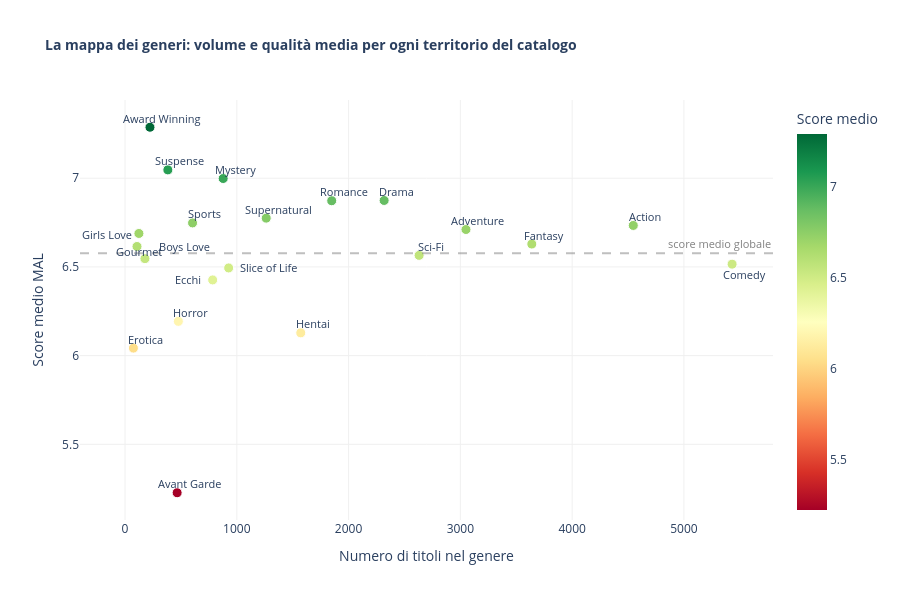

Notebook code cell kept with this figure:
### Markdown cell above
## I punti di riferimento: dalla mappa dei generi alla Hall of Fame

Ogni navigazione parte da una visione d'insieme. Prima di scegliere un titolo specifico, vale la pena capire com'è fatto il territorio: quanti generi esistono, quanto sono grandi, quanto sono affidabili in termini di qualità media. Solo dopo aver capito la struttura del catalogo ha senso chiedersi: quali sono i titoli migliori al suo interno?

Il grafico che segue mappa tutti i generi su due assi: quanti anime esistono per quel genere (quanto è popolato il territorio) e qual è il loro punteggio medio (quanto è affidabile come zona di esplorazione). Un genere in alto a destra ha molti titoli di alta qualità: è un territorio ricco e consolidato. Un genere in alto a sinistra ha pochi titoli ma molto buoni: è una nicchia preziosa. Per chi vuole allargare la propria mappa, questo grafico mostra dove vale la pena guardare.

### Code cell
import plotly.express as px

det_g = details.dropna(subset=['genres', 'score']).copy()
det_g['genre'] = det_g['genres'].str[2:-2].str.split("', '")
det_g = det_g.explode('genre')
det_g = det_g[det_g['genre'].str.strip() != '']

genre_stats = (
    det_g.groupby('genre')
    .agg(n_titoli=('mal_id', 'count'), score_medio=('score', 'mean'))
    .query('n_titoli >= 30')
    .sort_values('score_medio', ascending=False)
    .reset_index()
)

score_mean = genre_stats['score_medio'].mean()

fig = px.scatter(
    genre_stats,
    x='n_titoli',
    y='score_medio',
    color='score_medio',
    color_continuous_scale='RdYlGn',
    hover_name='genre',
    hover_data={'n_titoli': True, 'score_medio': ':.2f'},
    labels={
        'n_titoli': 'Numero di titoli nel genere',
        'score_medio': 'Score medio MAL',
    },
    title='<b>La mappa dei generi: volume e qualità media per ogni territorio del catalogo</b>',
)

fig.update_traces(
    marker=dict(size=10, line=dict(color='white', width=1)),
)

# Offset custom per i generi sovrapposti, default per gli altri
custom_offsets = {
    'Girls Love':   dict(xshift=-30, yshift=12),
    'Boys Love':    dict(xshift=40,  yshift=12),
    'Gourmet':      dict(xshift=0,   yshift=-18),
    'Ecchi':        dict(xshift=-25, yshift=0),
    'Slice of Life':dict(xshift=40,  yshift=0),
    'Comedy':       dict(xshift=12,  yshift=-10),
}
default_offset = dict(xshift=12, yshift=9)

for _, row in genre_stats.iterrows():
    off = custom_offsets.get(row['genre'], default_offset)
    fig.add_annotation(
        x=row['n_titoli'],
        y=row['score_medio'],
        text=row['genre'],
        showarrow=False,
        font=dict(size=11),
        **off,
    )

fig.add_hline(
    y=score_mean,
    line_dash='dash',
    line_color='grey',
    opacity=0.5,
    annotation_text='score medio globale',
    annotation_position='top right',
    annotation_font_size=11,
    annotation_font_color='grey',
)

fig.update_layout(
    font_size=12,
    title_font_size=14,
    coloraxis_colorbar=dict(title='Score medio'),
    plot_bgcolor='white',
    paper_bgcolor='white',
    xaxis=dict(showgrid=True, gridcolor='#f0f0f0', zeroline=False),
    yaxis=dict(showgrid=True, gridcolor='#f0f0f0', zeroline=False),
    height=600,
)

fig.show()

### Figure 1 — Plotly figure (JSON) as saved in the notebook; plotly's stock layout.template omitted (floating-point values rounded to 4 significant figures)
{"data": [{"hovertemplate": "<b>%{hovertext}</b><br><br>Numero di titoli nel genere=%{x}<br>Score medio MAL=%{marker.color:.2f}<extra></extra>", "hovertext": ["Award Winning", "Suspense", "Mystery", "Drama", "Romance", "Supernatural", "Sports", "Action", "Adventure", "Gourmet", "Fantasy", "Girls Love", "Sci-Fi", "Boys Love", "Comedy", "Slice of Life", "Ecchi", "Horror", "Hentai", "Erotica", "Avant Garde"], "legendgroup": "", "marker": {"color": [7.287, 7.047, 6.998, 6.874, 6.873, 6.775, 6.748, 6.734, 6.711, 6.688, 6.629, 6.615, 6.565, 6.547, 6.516, 6.494, 6.427, 6.193, 6.128, 6.042, 5.227], "coloraxis": "coloraxis", "symbol": "circle", "line": {"color": "white", "width": 1}, "size": 10}, "mode": "markers", "name": "", "orientation": "v", "showlegend": false, "x": [223, 383, 878, 2318, 1849, 1263, 604, 4547, 3050, 124, 3639, 107, 2631, 178, 5431, 927, 784, 477, 1572, 75, 466], "xaxis": "x", "y": [7.287, 7.047, 6.998, 6.874, 6.873, 6.775, 6.748, 6.734, 6.711, 6.688, 6.629, 6.615, 6.565, 6.547, 6.516, 6.494, 6.427, 6.193, 6.128, 6.042, 5.227], "yaxis": "y", "type": "scatter"}], "layout": {"xaxis": {"anchor": "y", "domain": [0.0, 1.0], "title": {"text": "Numero di titoli nel genere"}, "showgrid": true, "gridcolor": "#f0f0f0", "zeroline": false}, "yaxis": {"anchor": "x", "domain": [0.0, 1.0], "title": {"text": "Score medio MAL"}, "showgrid": true, "gridcolor": "#f0f0f0", "zeroline": false}, "coloraxis": {"colorbar": {"title": {"text": "Score medio"}}, "colorscale": [[0.0, "rgb(165,0,38)"], [0.1, "rgb(215,48,39)"], [0.2, "rgb(244,109,67)"], [0.3, "rgb(253,174,97)"], [0.4, "rgb(254,224,139)"], [0.5, "rgb(255,255,191)"], [0.6, "rgb(217,239,139)"], [0.7, "rgb(166,217,106)"], [0.8, "rgb(102,189,99)"], [0.9, "rgb(26,152,80)"], [1.0, "rgb(0,104,55)"]]}, "legend": {"tracegroupgap": 0}, "title": {"text": "<b>La mappa dei generi: volume e qualità media per ogni territorio del catalogo</b>", "font": {"size": 14}}, "annotations": [{"font": {"size": 11}, "showarrow": false, "text": "Award Winning", "x": 223, "xshift": 12, "y": 7.287, "yshift": 9}, {"font": {"size": 11}, "showarrow": false, "text": "Suspense", "x": 383, "xshift": 12, "y": 7.047, "yshift": 9}, {"font": {"size": 11}, "showarrow": false, "text": "Mystery", "x": 878, "xshift": 12, "y": 6.998, "yshift": 9}, {"font": {"size": 11}, "showarrow": false, "text": "Drama", "x": 2318, "xshift": 12, "y": 6.874, "yshift": 9}, {"font": {"size": 11}, "showarrow": false, "text": "Romance", "x": 1849, "xshift": 12, "y": 6.873, "yshift": 9}, {"font": {"size": 11}, "showarrow": false, "text": "Supernatural", "x": 1263, "xshift": 12, "y": 6.775, "yshift": 9}, {"font": {"size": 11}, "showarrow": false, "text": "Sports", "x": 604, "xshift": 12, "y": 6.748, "yshift": 9}, {"font": {"size": 11}, "showarrow": false, "text": "Action", "x": 4547, "xshift": 12, "y": 6.734, "yshift": 9}, {"font": {"size": 11}, "showarrow": false, "text": "Adventure", "x": 3050, "xshift": 12, "y": 6.711, "yshift": 9}, {"font": {"size": 11}, "showarrow": false, "text": "Gourmet", "x": 124, "xshift": 0, "y": 6.688, "yshift": -18}, {"font": {"size": 11}, "showarrow": false, "text": "Fantasy", "x": 3639, "xshift": 12, "y": 6.629, "yshift": 9}, {"font": {"size": 11}, "showarrow": false, "text": "Girls Love", "x": 107, "xshift": -30, "y": 6.615, "yshift": 12}, {"font": {"size": 11}, "showarrow": false, "text": "Sci-Fi", "x": 2631, "xshift": 12, "y": 6.565, "yshift": 9}, {"font": {"size": 11}, "showarrow": false, "text": "Boys Love", "x": 178, "xshift": 40, "y": 6.547, "yshift": 12}, {"font": {"size": 11}, "showarrow": false, "text": "Comedy", "x": 5431, "xshift": 12, "y": 6.516, "yshift": -10}, {"font": {"size": 11}, "showarrow": false, "text": "Slice of Life", "x": 927, "xshift": 40, "y": 6.494, "yshift": 0}, {"font": {"size": 11}, "showarrow": false, "text": "Ecchi", "x": 784, "xshift": -25, "y": 6.427, "yshift": 0}, {"font": {"size": 11}, "showarrow": false, "text": "Horror", "x": 477, "xshift": 12, "y": 6.193, "yshift": 9}, {"font": {"size": 11}, "showarrow": false, "text": "Hentai", "x": 1572, "xshift": 12, "y": 6.128, "yshift": 9}, {"font": {"size": 11}, "showarrow": false, "text": "Erotica", "x": 75, "xshift": 12, "y": 6.042, "yshift": 9}, {"font": {"size": 11}, "showarrow": false, "text": "Avant Garde", "x": 466, "xshift": 12, "y": 5.227, "yshift": 9}, {"font": {"color": "grey", "size": 11}, "showarrow": false, "text": "score medio globale", "x": 1, "xanchor": "right", "xref": "x domain", "y": 6.577, "yanchor": "bottom", "yref": "y"}], "shapes": [{"line": {"color": "grey", "dash": "dash"}, "opacity": 0.5, "type": "line", "x0": 0, "x1": 1, "xref": "x domain", "y0": 6.577, "y1": 6.577, "yref": "y"}], "font": {"size": 12}, "plot_bgcolor": "white", "paper_bgcolor": "white", "height": 600}}
